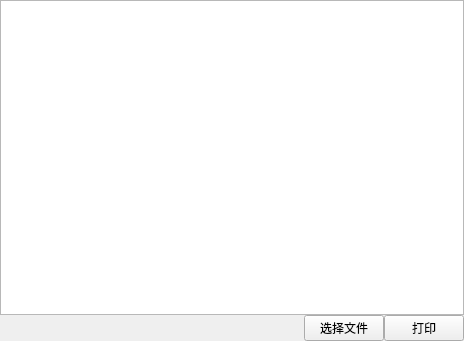
<?xml version="1.0" encoding="UTF-8"?>
<ui version="4.0">
 <class>Widget</class>
 <widget class="QWidget" name="Widget">
  <property name="geometry">
   <rect>
    <x>0</x>
    <y>0</y>
    <width>464</width>
    <height>341</height>
   </rect>
  </property>
  <property name="windowTitle">
   <string>Widget</string>
  </property>
  <layout class="QGridLayout" name="gridLayout" rowstretch="0,0">
   <property name="leftMargin">
    <number>0</number>
   </property>
   <property name="topMargin">
    <number>0</number>
   </property>
   <property name="rightMargin">
    <number>0</number>
   </property>
   <property name="bottomMargin">
    <number>0</number>
   </property>
   <property name="spacing">
    <number>0</number>
   </property>
   <item row="0" column="0">
    <widget class="QListWidget" name="file_list"/>
   </item>
   <item row="1" column="0">
    <layout class="QHBoxLayout" name="horizontalLayout">
     <item>
      <spacer name="horizontalSpacer">
       <property name="orientation">
        <enum>Qt::Horizontal</enum>
       </property>
       <property name="sizeHint" stdset="0">
        <size>
         <width>40</width>
         <height>20</height>
        </size>
       </property>
      </spacer>
     </item>
     <item>
      <widget class="QPushButton" name="open_dir">
       <property name="text">
        <string>选择文件</string>
       </property>
      </widget>
     </item>
     <item>
      <widget class="QPushButton" name="print">
       <property name="text">
        <string>打印</string>
       </property>
      </widget>
     </item>
    </layout>
   </item>
  </layout>
 </widget>
 <resources/>
 <connections/>
</ui>
